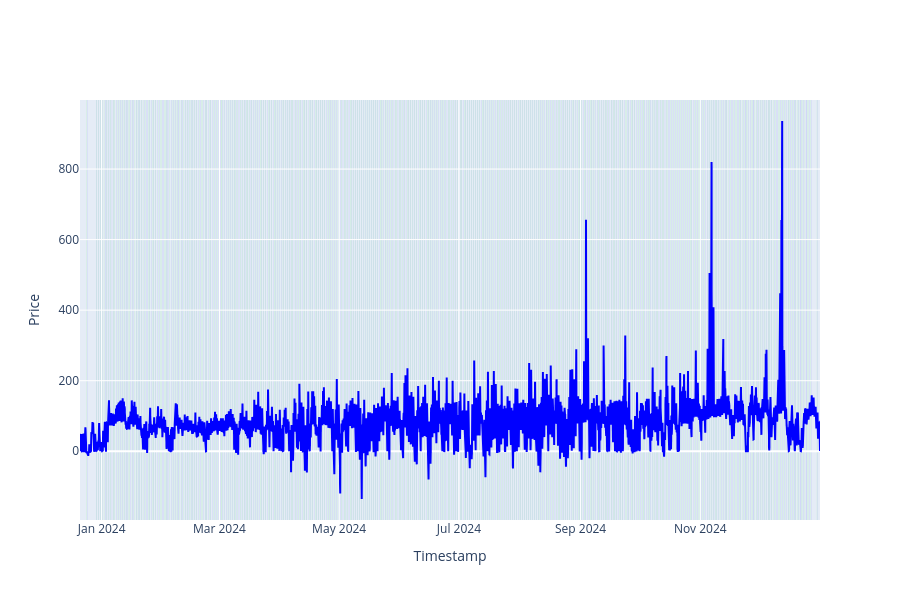

Notebook code for this chart:
### Code cell
def calc_bnetza_windows(df: pd.DataFrame) -> dict[datetime.date, tuple]:
    df = df.copy()
    dates = df[df["timestamp"] >= '2023-12-31']["timestamp"].dt.date.unique()

    all_windows = {}

    for date in tqdm(dates):

        reference_day = get_reference_day_bnetza(date)
        reference_df = df[df["timestamp"].dt.date == reference_day]

        day_windows = select_mins_no_overlap(reference_df, window_h=4)
        all_windows[date] = day_windows

    return all_windows

bnetza_windows = calc_bnetza_windows(smard)
plot_windows(smard, bnetza_windows)
